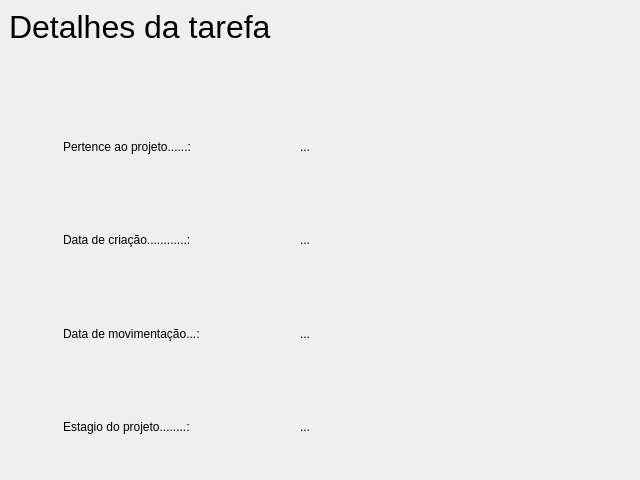
<?xml version="1.0" encoding="UTF-8"?>
<ui version="4.0">
 <class>DetailsScreen</class>
 <widget class="QMainWindow" name="DetailsScreen">
  <property name="geometry">
   <rect>
    <x>0</x>
    <y>0</y>
    <width>640</width>
    <height>480</height>
   </rect>
  </property>
  <property name="minimumSize">
   <size>
    <width>640</width>
    <height>480</height>
   </size>
  </property>
  <property name="maximumSize">
   <size>
    <width>640</width>
    <height>480</height>
   </size>
  </property>
  <property name="windowTitle">
   <string>MainWindow</string>
  </property>
  <property name="windowIcon">
   <iconset>
    <normaloff>../Assets/details.png</normaloff>../Assets/details.png</iconset>
  </property>
  <widget class="QWidget" name="centralwidget">
   <layout class="QVBoxLayout" name="verticalLayout_2">
    <item>
     <widget class="QLabel" name="lbl_title">
      <property name="font">
       <font>
        <family>Segoe UI</family>
        <pointsize>24</pointsize>
       </font>
      </property>
      <property name="text">
       <string>Detalhes da tarefa</string>
      </property>
      <property name="alignment">
       <set>Qt::AlignLeading|Qt::AlignLeft|Qt::AlignTop</set>
      </property>
     </widget>
    </item>
    <item>
     <layout class="QVBoxLayout" name="verticalLayout">
      <item>
       <layout class="QHBoxLayout" name="horizontalLayout_2">
        <item>
         <widget class="QPushButton" name="pushButton">
          <property name="minimumSize">
           <size>
            <width>48</width>
            <height>48</height>
           </size>
          </property>
          <property name="maximumSize">
           <size>
            <width>48</width>
            <height>48</height>
           </size>
          </property>
          <property name="text">
           <string/>
          </property>
          <property name="icon">
           <iconset>
            <normaloff>../Assets/projects.png</normaloff>../Assets/projects.png</iconset>
          </property>
          <property name="iconSize">
           <size>
            <width>32</width>
            <height>32</height>
           </size>
          </property>
          <property name="flat">
           <bool>true</bool>
          </property>
         </widget>
        </item>
        <item>
         <widget class="QLabel" name="label_2">
          <property name="font">
           <font>
            <family>Segoe UI</family>
           </font>
          </property>
          <property name="text">
           <string>Pertence ao projeto......: </string>
          </property>
         </widget>
        </item>
        <item>
         <widget class="QLabel" name="lbl_project_id">
          <property name="font">
           <font>
            <family>Segoe UI</family>
           </font>
          </property>
          <property name="text">
           <string>...</string>
          </property>
          <property name="wordWrap">
           <bool>true</bool>
          </property>
         </widget>
        </item>
        <item>
         <spacer name="horizontalSpacer_4">
          <property name="orientation">
           <enum>Qt::Horizontal</enum>
          </property>
          <property name="sizeType">
           <enum>QSizePolicy::Fixed</enum>
          </property>
          <property name="sizeHint" stdset="0">
           <size>
            <width>100</width>
            <height>20</height>
           </size>
          </property>
         </spacer>
        </item>
       </layout>
      </item>
     </layout>
    </item>
    <item>
     <layout class="QHBoxLayout" name="horizontalLayout_3">
      <item>
       <widget class="QPushButton" name="pushButton_2">
        <property name="minimumSize">
         <size>
          <width>48</width>
          <height>48</height>
         </size>
        </property>
        <property name="maximumSize">
         <size>
          <width>48</width>
          <height>48</height>
         </size>
        </property>
        <property name="text">
         <string/>
        </property>
        <property name="icon">
         <iconset>
          <normaloff>../Assets/data_criação.png</normaloff>../Assets/data_criação.png</iconset>
        </property>
        <property name="iconSize">
         <size>
          <width>32</width>
          <height>32</height>
         </size>
        </property>
        <property name="flat">
         <bool>true</bool>
        </property>
       </widget>
      </item>
      <item>
       <widget class="QLabel" name="label_4">
        <property name="font">
         <font>
          <family>Segoe UI</family>
         </font>
        </property>
        <property name="text">
         <string>Data de criação............:</string>
        </property>
       </widget>
      </item>
      <item>
       <widget class="QLabel" name="lbl_creation_date">
        <property name="font">
         <font>
          <family>Segoe UI</family>
         </font>
        </property>
        <property name="text">
         <string>...</string>
        </property>
        <property name="wordWrap">
         <bool>true</bool>
        </property>
       </widget>
      </item>
      <item>
       <spacer name="horizontalSpacer_3">
        <property name="orientation">
         <enum>Qt::Horizontal</enum>
        </property>
        <property name="sizeType">
         <enum>QSizePolicy::Fixed</enum>
        </property>
        <property name="sizeHint" stdset="0">
         <size>
          <width>100</width>
          <height>20</height>
         </size>
        </property>
       </spacer>
      </item>
     </layout>
    </item>
    <item>
     <layout class="QHBoxLayout" name="horizontalLayout_4">
      <item>
       <widget class="QPushButton" name="pushButton_3">
        <property name="minimumSize">
         <size>
          <width>48</width>
          <height>48</height>
         </size>
        </property>
        <property name="maximumSize">
         <size>
          <width>48</width>
          <height>48</height>
         </size>
        </property>
        <property name="text">
         <string/>
        </property>
        <property name="icon">
         <iconset>
          <normaloff>../Assets/calendar.png</normaloff>../Assets/calendar.png</iconset>
        </property>
        <property name="iconSize">
         <size>
          <width>32</width>
          <height>32</height>
         </size>
        </property>
        <property name="flat">
         <bool>true</bool>
        </property>
       </widget>
      </item>
      <item>
       <widget class="QLabel" name="label_6">
        <property name="font">
         <font>
          <family>Segoe UI</family>
         </font>
        </property>
        <property name="text">
         <string>Data de movimentação...:</string>
        </property>
       </widget>
      </item>
      <item>
       <widget class="QLabel" name="lbl_movimentation_date">
        <property name="font">
         <font>
          <family>Segoe UI</family>
         </font>
        </property>
        <property name="text">
         <string>...</string>
        </property>
        <property name="wordWrap">
         <bool>true</bool>
        </property>
       </widget>
      </item>
      <item>
       <spacer name="horizontalSpacer_5">
        <property name="orientation">
         <enum>Qt::Horizontal</enum>
        </property>
        <property name="sizeType">
         <enum>QSizePolicy::Fixed</enum>
        </property>
        <property name="sizeHint" stdset="0">
         <size>
          <width>100</width>
          <height>20</height>
         </size>
        </property>
       </spacer>
      </item>
     </layout>
    </item>
    <item>
     <layout class="QHBoxLayout" name="horizontalLayout_6">
      <item>
       <widget class="QPushButton" name="pushButton_5">
        <property name="minimumSize">
         <size>
          <width>48</width>
          <height>48</height>
         </size>
        </property>
        <property name="maximumSize">
         <size>
          <width>48</width>
          <height>48</height>
         </size>
        </property>
        <property name="text">
         <string/>
        </property>
        <property name="icon">
         <iconset>
          <normaloff>../Assets/project-management.png</normaloff>../Assets/project-management.png</iconset>
        </property>
        <property name="iconSize">
         <size>
          <width>32</width>
          <height>32</height>
         </size>
        </property>
        <property name="flat">
         <bool>true</bool>
        </property>
       </widget>
      </item>
      <item>
       <widget class="QLabel" name="label_10">
        <property name="font">
         <font>
          <family>Segoe UI</family>
         </font>
        </property>
        <property name="text">
         <string>Estagio do projeto........:</string>
        </property>
       </widget>
      </item>
      <item>
       <widget class="QLabel" name="lbl_project_stage">
        <property name="font">
         <font>
          <family>Segoe UI</family>
         </font>
        </property>
        <property name="text">
         <string>...</string>
        </property>
       </widget>
      </item>
      <item>
       <spacer name="horizontalSpacer_7">
        <property name="orientation">
         <enum>Qt::Horizontal</enum>
        </property>
        <property name="sizeType">
         <enum>QSizePolicy::Fixed</enum>
        </property>
        <property name="sizeHint" stdset="0">
         <size>
          <width>100</width>
          <height>20</height>
         </size>
        </property>
       </spacer>
      </item>
     </layout>
    </item>
   </layout>
  </widget>
 </widget>
 <resources/>
 <connections/>
</ui>
